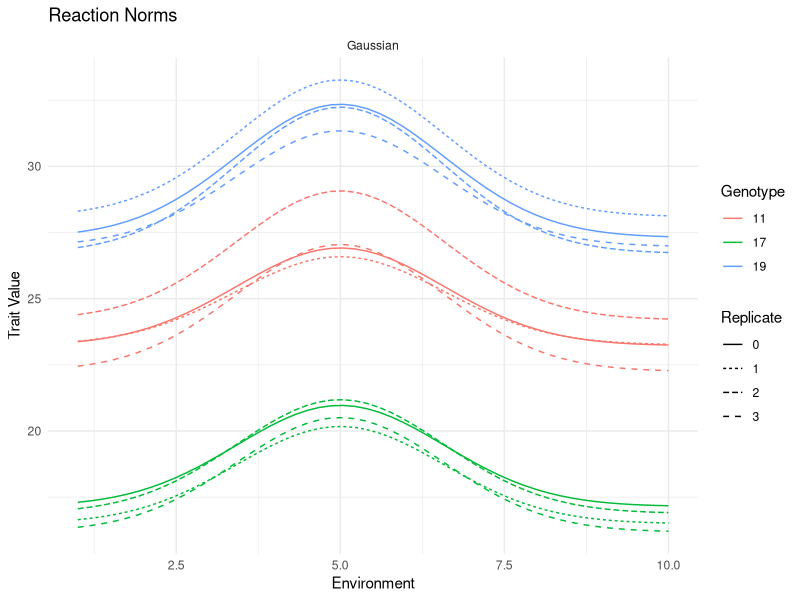
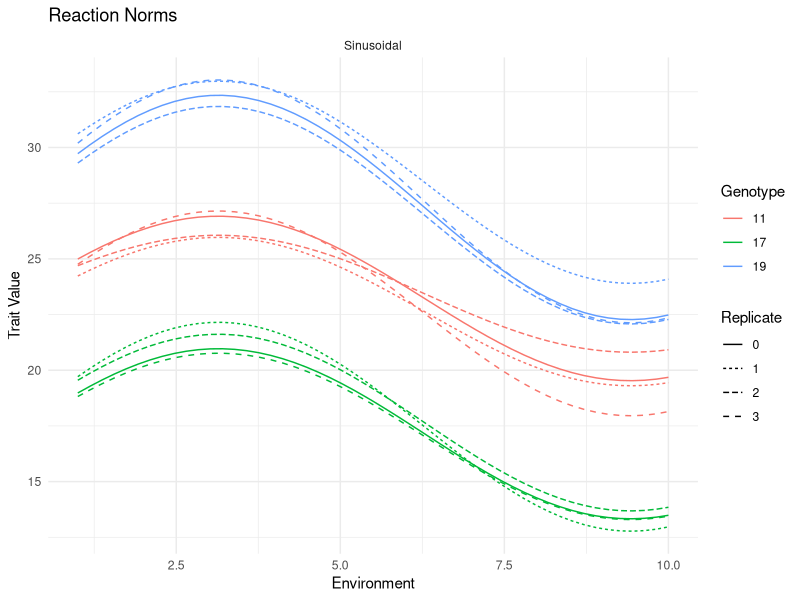
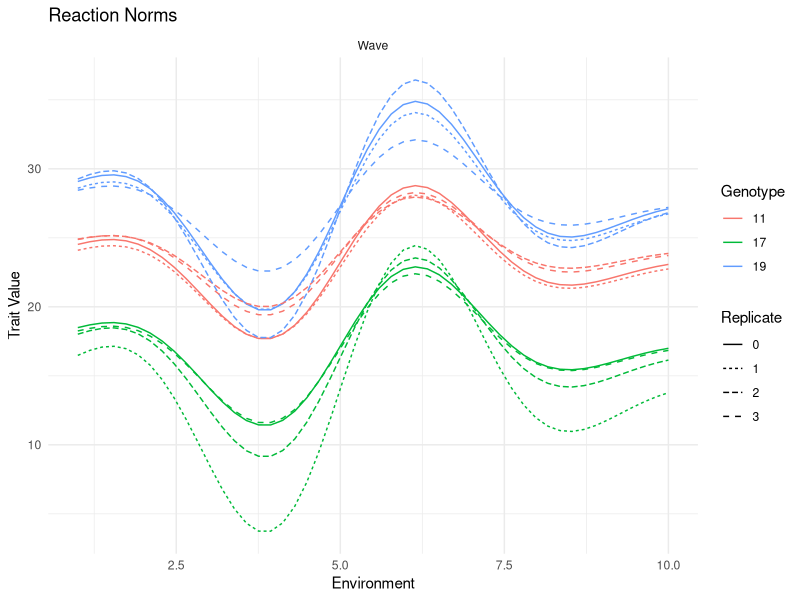
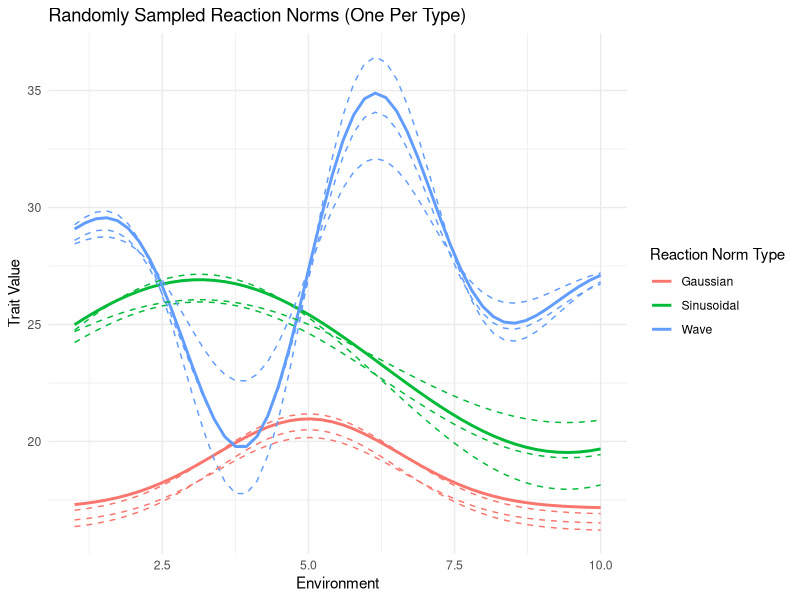

These charts were generated, in order, by the following R code:

library(MASS)  # For multivariate normal distributions
library(ggplot2)  # For plotting
library(dplyr)  # For data manipulation


set.seed(13)
environmental_factors = seq(1, 10, length.out = 50)  # 50 environments
num_genotypes = 20  # Total number of genotypes
num_replicates = 3  # Number of replicates for each genotype

# Functions to generate reaction norms
generate_gaussian_reaction_norm = function(env, base_shift, slope, amplitude = 4, width = 0.2, center = 5) {
  base_shift + slope * amplitude * exp(-width * (env - center)^2)
}

generate_sinusoidal_reaction_norm = function(env, base_shift, slope, amplitude = 4, frequency = 0.5, phase = 0) {
  base_shift + slope * amplitude * sin(frequency * env + phase)
}

generate_wave_reaction_norm = function(env, base_shift, slope, amplitude = 7, frequency = 1.2) {
  base_shift + slope * amplitude * sin(frequency * (env - 5)) * exp(-0.1 * (env - 5)^2)
}

# Function to build covariance matrix
build_cov_matrix = function(var_offset, var_slope, correlation) {
  cov = correlation * sqrt(var_offset * var_slope)
  matrix(c(var_offset, cov, cov, var_slope), nrow = 2)
}

# Function to generate data for a single genotype
generate_genotype_data = function(base_shift, slope, env, norm_function, num_replicates, 
                                  var_offset, var_slope, correlation, genotype_id, norm_type) {
  cov_matrix = build_cov_matrix(var_offset, var_slope, correlation)
  
  # Generate mother genotype data
  mother_curve = norm_function(env, base_shift, slope)
  mother_data = data.frame(
    Genotype = genotype_id,
    Replicate = 0,
    Environment = env,
    Trait = mother_curve,
    ReactionNorm = norm_type,
    BaseShift = base_shift,
    Slope = slope,
    VarianceOffset = NA,
    VarianceSlope = NA,
    Covariance = NA
  )
  
  # Generate replicates
  replicate_data = do.call(rbind, lapply(1:num_replicates, function(rep) {
    perturbations = MASS::mvrnorm(1, mu = c(0, 0), Sigma = cov_matrix)
    offset_perturbation = perturbations[1]
    slope_perturbation = perturbations[2]
    perturbed_curve = norm_function(env, base_shift + offset_perturbation, slope + slope_perturbation)
    
    data.frame(
      Genotype = genotype_id,
      Replicate = rep,
      Environment = env,
      Trait = perturbed_curve,
      ReactionNorm = norm_type,
      BaseShift = base_shift + offset_perturbation,
      Slope = slope + slope_perturbation,
      VarianceOffset = var_offset,
      VarianceSlope = var_slope,
      Covariance = correlation * sqrt(var_offset * var_slope)
    )
  }))
  
  rbind(mother_data, replicate_data)
}

# Function to generate data for all genotypes for a specific norm type
generate_reaction_norm_data = function(norm_function, norm_type, base_shifts, slopes, 
                                       env, num_replicates, var_offset, var_slope, correlation) {
  do.call(rbind, lapply(1:num_genotypes, function(genotype_id) {
    base_shift = base_shifts[genotype_id]
    slope = slopes[genotype_id]
    generate_genotype_data(base_shift, slope, env, norm_function, num_replicates, 
                           var_offset, var_slope, correlation, genotype_id, norm_type)
  }))
}
# Fixed effects 
base_shifts = runif(num_genotypes, 10, 30)
slopes = runif(num_genotypes, 0.5, 1.5)

# Generate datasets for each reaction norm type
gaussian_data = generate_reaction_norm_data(
  generate_gaussian_reaction_norm, "Gaussian", base_shifts, slopes, 
  environmental_factors, num_replicates, var_offset = 0.5, var_slope = 0.1, correlation = -0.5
)

sinusoidal_data = generate_reaction_norm_data(
  generate_sinusoidal_reaction_norm, "Sinusoidal", base_shifts, slopes, 
  environmental_factors, num_replicates, var_offset = 0.3, var_slope = 0.05, correlation = -0.3
)

wave_data = generate_reaction_norm_data(
  generate_wave_reaction_norm, "Wave", base_shifts, slopes, 
  environmental_factors, num_replicates, var_offset = 0.7, var_slope = 0.15, correlation = -0.7
)

all_data = rbind(gaussian_data, sinusoidal_data, wave_data)

create_plot = function(data, genotypes_per_plot = 3, show_replicates = TRUE) {
  set.seed(44)
  selected_genotypes = sample(unique(data$Genotype), genotypes_per_plot, replace = TRUE)
  plot_data = data[data$Genotype %in% selected_genotypes, ]
  
  ggplot(plot_data, aes(x = Environment, y = Trait, color = factor(Genotype))) +
    geom_line(aes(group = interaction(Genotype, Replicate), linetype = as.factor(Replicate))) +
    facet_wrap(~ ReactionNorm) +
    labs(
      title = "Reaction Norms",
      x = "Environment",
      y = "Trait Value",
      color = "Genotype",
      linetype = "Replicate"
    ) +
    theme_minimal() +
    theme(legend.position = "right")
}

create_plot2 = function(gaussian_data, sinusoidal_data, wave_data, show_replicates = TRUE) {
  set.seed(44)  # For reproducibility
  
  
  gaussian_sample = gaussian_data %>% 
    filter(Genotype == sample(unique(Genotype), 1))
  
  sinusoidal_sample = sinusoidal_data %>% 
    filter(Genotype == sample(unique(Genotype), 1))
  
  wave_sample = wave_data %>% 
    filter(Genotype == sample(unique(Genotype), 1))
  
  
  sampled_data = rbind(gaussian_sample, sinusoidal_sample, wave_sample)
  
  
  fixed_data = sampled_data[sampled_data$Replicate == 0, ]
  replicate_data = sampled_data[sampled_data$Replicate != 0, ]
  
  
  p = ggplot(fixed_data, aes(x = Environment, y = Trait, color = ReactionNorm, group = interaction(ReactionNorm, Genotype))) +
    geom_line(size = 1, linetype = "solid") +
    labs(
      title = "Randomly Sampled Reaction Norms (One Per Type)",
      x = "Environment",
      y = "Trait Value",
      color = "Reaction Norm Type"
    ) +
    theme_minimal() +
    theme(legend.position = "right")
  

  if (show_replicates) {
    p = p + geom_line(
      data = replicate_data,
      aes(group = interaction(ReactionNorm, Genotype, Replicate)),
      linetype = "dashed", size = 0.5
    )
  }
  
  return(p)
}

pdf("reaction_norms_plots_combined.pdf", width = 12, height = 8)
print(create_plot(gaussian_data))  # Plot for Gaussian norms
print(create_plot(sinusoidal_data))  # Plot for Sinusoidal norms
print(create_plot(wave_data))  # Plot for Wave norms
print(create_plot2(gaussian_data, sinusoidal_data, wave_data))# Combined plot with 3 randomly sampled norms
dev.off()


write.csv(gaussian_data, "gaussian_data.csv", row.names = FALSE)
write.csv(sinusoidal_data, "sinusoidal_data.csv", row.names = FALSE)
write.csv(wave_data, "wave_data.csv", row.names = FALSE)
print(gaussian_data)